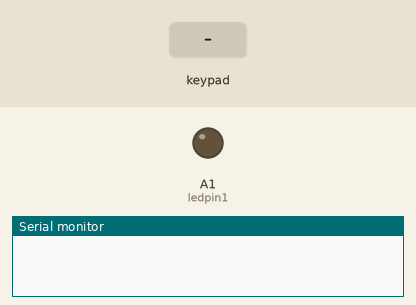
Recording of a sketch running on a simulated Arduino Uno, built with avr-gcc and run on an emulated ATmega328P. Shown: output pins drawn as LEDs (lit = HIGH), the last lines printed to the serial monitor. The test bench sets the inputs (shaded band).

Above: at 1.2 s.
1.3 s: keypad keys 2 3 4 5 * pressed 0.4 s apart
At 4.5 s:
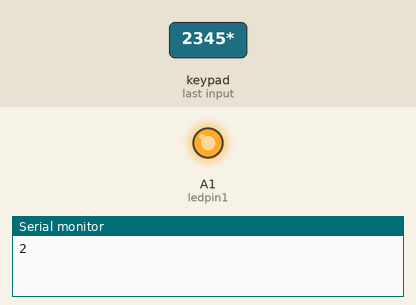
Timing chart, 0 to 12.3 s (numbered marks = the images above; inputs shaded):
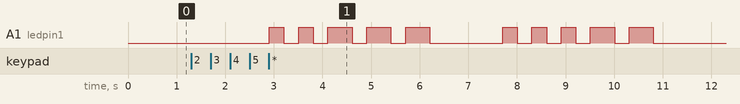

Measured:
- after the input at 1.3 s, A1 (ledpin1): LOW → HIGH after 1.6 s, → LOW 0.30 s later, → HIGH 0.30 s later, → LOW 0.30 s later, … (20 changes in this stretch)

The sketch:

input_keypad_output_led_45.ino
```cpp
/*
keypad input data
led output signal

*/

#include <Keypad.h>
#include "LedControl.h"
#define ledpin1 A1

LedControl lc=LedControl(12,10,11,1);//(din, clk, cs, #num)
const byte ROWS = 4; // Four rows
const byte COLS = 4; // Four columns
// Define the Keymap
char keys[ROWS][COLS] = {
  {'1', '2', '3', 'A'},
  {'4', '5', '6', 'B'},
  {'7', '8', '9', 'C'},
  {'*', '0', '#', 'D'}
};
// Connect keypad ROW0, ROW1, ROW2 and ROW3 to these Arduino pins.
// 每列的腳位編號
byte rowPins[ROWS] = {2, 3, 4, 5};
// 每行的腳位編號
byte colPins[COLS] = {6, 7, 8, 9};

// Create the Keypad
Keypad kpd = Keypad( makeKeymap(keys), rowPins, colPins, ROWS, COLS );

void setup() {
  Serial.begin(9600);
  pinMode(ledpin1, OUTPUT);
}

String inputstring() {
  String str=Serial.readString();
  //Serial.print(str);
  return str;
}
void test1() {
  String str=Serial.readString();
  Serial.print(str);
  if(str.length()!=0) Serial.println(str.length());

}
void test2(){
  String str=Serial.readString();
  //Serial.print(str);
  if(str.length()!=0){
    for(int i=0;i<str.length();i++){
      Serial.print(str[i]);
      }

    }
}
//----------------------------about led output-----------------------------//
void Longlight(int Time){//light for 0.5sec :0.6sec as an unit
  for(int i=0;i<Time;i++){
    digitalWrite(ledpin1, HIGH);
    delay(500);
    digitalWrite(ledpin1, LOW);
    delay(300);
  }
}
void Shortlight(int Time){// light for 0.3sec :0.4sec as an unit
  for(int i=0;i<Time;i++){
    digitalWrite(ledpin1, HIGH);
    delay(300);
    digitalWrite(ledpin1, LOW);
    delay(300);
  }
}
void Start(){// a signal to arduinoB to start to input data :for every signal ->3sec a unit

  digitalWrite(ledpin1, HIGH);
  delay(2000);
  digitalWrite(ledpin1, LOW);
  delay(1000);
}
void Stop(int Time){//to complete a full whole signal :0.1sec as an unit
  for(int i=0;i<Time;i++){
    digitalWrite(ledpin1, LOW);
    delay(300);
  }
}
void led1(){
  Shortlight(1);
  Longlight(4);
  Stop(2);
}
void led2(){
  Shortlight(2);
  Longlight(3);
  Stop(4);
}
void led3(){
  Shortlight(3);
  Longlight(2);
  Stop(6);
}
void led4(){
  Shortlight(4);
  Longlight(1);
  Stop(8);
}
void led5(){
  Shortlight(5);
  //Longlight(4);
  Stop(10);
}
void led6(){
  Longlight(1);
  Shortlight(4);
  Stop(8);
}
void led7(){
  Longlight(2);
  Shortlight(3);
  Stop(6);
}
void led8(){
  Longlight(3);
  Shortlight(2);
  Stop(4);
}
void led9(){
  Longlight(4);
  Shortlight(1);
  Stop(2);
}
void led0(){
  Longlight(5);
  //Shortlight(4);
}
void LEDcontrol_1(int N){
  if(N==0) led0();
  else if(N==1) led1();
  else if(N==2) led2();
  else if(N==3) led3();
  else if(N==4) led4();
  else if(N==5) led5();
  else if(N==6) led6();
  else if(N==7) led7();
  else if(N==8) led8();
  else led9();
}
//-----------^about led output^-------------//
//-------test3:check if serial can input data and output on light------------//
void test3(){//Serial input led output
  String str=Serial.readString();
  //Serial.print(str);

  if(str.length()!=0){
    //Start();//45 as an unit
    for(int i=0;i<str.length();i++){
      if(str[i]=='1'){
        Serial.println("one");
        Shortlight(1);
        Longlight(4);
        Stop(2);
        }
      else if(str[i]=='2') Serial.println("two");
      }
        Serial.println("one");
        Shortlight(2);
        Longlight(3);
        Stop(4);
    }
}

//-------test4:input string(only with number) on keypad ,output on light and serial------------//
int nowlen=0;
int arr[100]={};
void test4(){//keypad input
  char key = kpd.getKey();


  if(key){
    //Serial.println(key);
    if(key!='*'){

      arr[nowlen]=key-'0';
      //Serial.println(arr[nowlen]);
      nowlen++;
    }
    else{
      //Serial.println(nowlen);
      //Start();
      for(int j=0;j<nowlen;j++){
        Serial.println(arr[j]);
        LEDcontrol_1(arr[j]);
      }
      nowlen=0;
    }
  }

}

void loop(){
  test4();
  }
```
